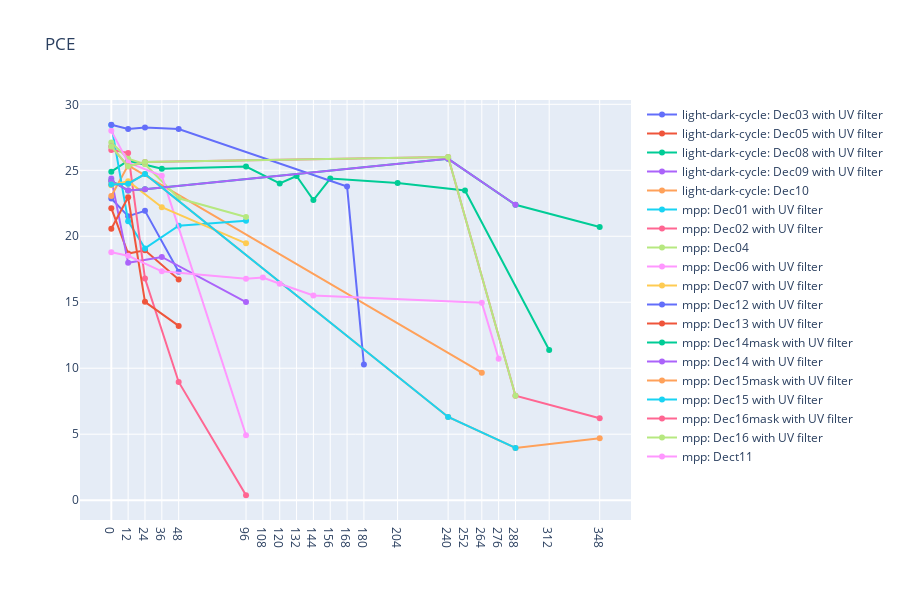

Notebook code for this chart:
### Markdown cell above
## Draw overall PCE chart

### Code cell
mf.draw_cell_PCE_overview(data)

### Figure 1 — Plotly figure (JSON) as saved in the notebook; plotly's stock layout.template omitted (floating-point values rounded to 4 significant figures)
{"data": [{"connectgaps": true, "line": {"shape": "linear"}, "mode": "lines+markers", "name": "light-dark-cycle: Dec03 with UV filter", "type": "scatter", "x": [0, 12, 24, 36, 48, 96, 108, 120, 132, 144, 156, 168, 180, 204, 240, 252, 264, 276, 288, 312, 348], "y": [22.86, 21.53, 21.93, null, 17.31, null, null, null, null, null, null, null, null, null, null, null, null, null, null, null, null]}, {"connectgaps": true, "line": {"shape": "linear"}, "mode": "lines+markers", "name": "light-dark-cycle: Dec05 with UV filter", "type": "scatter", "x": [0, 12, 24, 36, 48, 96, 108, 120, 132, 144, 156, 168, 180, 204, 240, 252, 264, 276, 288, 312, 348], "y": [22.13, 18.69, 18.93, null, 16.72, null, null, null, null, null, null, null, null, null, null, null, null, null, null, null, null]}, {"connectgaps": true, "line": {"shape": "linear"}, "mode": "lines+markers", "name": "light-dark-cycle: Dec08 with UV filter", "type": "scatter", "x": [0, 12, 24, 36, 48, 96, 108, 120, 132, 144, 156, 168, 180, 204, 240, 252, 264, 276, 288, 312, 348], "y": [24.89, 25.73, null, 25.12, null, 25.29, null, 24.0, 24.57, 22.75, 24.37, null, null, 24.04, null, 23.47, null, null, null, 11.38, null]}, {"connectgaps": true, "line": {"shape": "linear"}, "mode": "lines+markers", "name": "light-dark-cycle: Dec09 with UV filter", "type": "scatter", "x": [0, 12, 24, 36, 48, 96, 108, 120, 132, 144, 156, 168, 180, 204, 240, 252, 264, 276, 288, 312, 348], "y": [24.37, 17.99, null, 18.43, null, 15.01, null, null, null, null, null, null, null, null, null, null, null, null, null, null, null]}, {"connectgaps": true, "line": {"shape": "linear"}, "mode": "lines+markers", "name": "light-dark-cycle: Dec10", "type": "scatter", "x": [0, 12, 24, 36, 48, 96, 108, 120, 132, 144, 156, 168, 180, 204, 240, 252, 264, 276, 288, 312, 348], "y": [23.05, 25.38, null, null, null, null, null, null, null, null, null, null, null, null, null, null, 9.659, null, null, null, null]}, {"connectgaps": true, "line": {"shape": "linear"}, "mode": "lines+markers", "name": "mpp: Dec01 with UV filter", "type": "scatter", "x": [0, 12, 24, 36, 48, 96, 108, 120, 132, 144, 156, 168, 180, 204, 240, 252, 264, 276, 288, 312, 348], "y": [28.44, 21.14, 19.08, null, 20.81, 21.17, null, null, null, null, null, null, null, null, null, null, null, null, null, null, null]}, {"connectgaps": true, "line": {"shape": "linear"}, "mode": "lines+markers", "name": "mpp: Dec02 with UV filter", "type": "scatter", "x": [0, 12, 24, 36, 48, 96, 108, 120, 132, 144, 156, 168, 180, 204, 240, 252, 264, 276, 288, 312, 348], "y": [26.53, 26.32, 16.8, null, 8.961, 0.3735, null, null, null, null, null, null, null, null, null, null, null, null, null, null, null]}, {"connectgaps": true, "line": {"shape": "linear"}, "mode": "lines+markers", "name": "mpp: Dec04", "type": "scatter", "x": [0, 12, 24, 36, 48, 96, 108, 120, 132, 144, 156, 168, 180, 204, 240, 252, 264, 276, 288, 312, 348], "y": [27.1, 25.88, 25.46, null, 22.88, 21.46, null, null, null, null, null, null, null, null, null, null, null, null, null, null, null]}, {"connectgaps": true, "line": {"shape": "linear"}, "mode": "lines+markers", "name": "mpp: Dec06 with UV filter", "type": "scatter", "x": [0, 12, 24, 36, 48, 96, 108, 120, 132, 144, 156, 168, 180, 204, 240, 252, 264, 276, 288, 312, 348], "y": [27.99, 25.59, null, 24.58, null, 4.922, null, null, null, null, null, null, null, null, null, null, null, null, null, null, null]}, {"connectgaps": true, "line": {"shape": "linear"}, "mode": "lines+markers", "name": "mpp: Dec07 with UV filter", "type": "scatter", "x": [0, 12, 24, 36, 48, 96, 108, 120, 132, 144, 156, 168, 180, 204, 240, 252, 264, 276, 288, 312, 348], "y": [23.86, 24.18, null, 22.2, null, 19.46, null, null, null, null, null, null, null, null, null, null, null, null, null, null, null]}, {"connectgaps": true, "line": {"shape": "linear"}, "mode": "lines+markers", "name": "mpp: Dec12 with UV filter", "type": "scatter", "x": [0, 12, 24, 36, 48, 96, 108, 120, 132, 144, 156, 168, 180, 204, 240, 252, 264, 276, 288, 312, 348], "y": [28.45, 28.14, 28.24, null, 28.13, null, null, null, null, null, null, 23.77, 10.28, null, null, null, null, null, null, null, null]}, {"connectgaps": true, "line": {"shape": "linear"}, "mode": "lines+markers", "name": "mpp: Dec13 with UV filter", "type": "scatter", "x": [0, 12, 24, 36, 48, 96, 108, 120, 132, 144, 156, 168, 180, 204, 240, 252, 264, 276, 288, 312, 348], "y": [20.58, 22.96, 15.03, null, 13.21, null, null, null, null, null, null, null, null, null, null, null, null, null, null, null, null]}, {"connectgaps": true, "line": {"shape": "linear"}, "mode": "lines+markers", "name": "mpp: Dec14mask with UV filter", "type": "scatter", "x": [0, 12, 24, 36, 48, 96, 108, 120, 132, 144, 156, 168, 180, 204, 240, 252, 264, 276, 288, 312, 348], "y": [24.19, 23.47, 23.56, null, null, null, null, null, null, null, null, null, null, null, 25.87, null, null, null, 22.39, null, 20.7]}, {"connectgaps": true, "line": {"shape": "linear"}, "mode": "lines+markers", "name": "mpp: Dec14 with UV filter", "type": "scatter", "x": [0, 12, 24, 36, 48, 96, 108, 120, 132, 144, 156, 168, 180, 204, 240, 252, 264, 276, 288, 312, 348], "y": [24.19, 23.47, 23.56, null, null, null, null, null, null, null, null, null, null, null, 25.87, null, null, null, 22.39, null, null]}, {"connectgaps": true, "line": {"shape": "linear"}, "mode": "lines+markers", "name": "mpp: Dec15mask with UV filter", "type": "scatter", "x": [0, 12, 24, 36, 48, 96, 108, 120, 132, 144, 156, 168, 180, 204, 240, 252, 264, 276, 288, 312, 348], "y": [23.93, 23.99, 24.71, null, null, null, null, null, null, null, null, null, null, null, 6.307, null, null, null, 3.959, null, 4.686]}, {"connectgaps": true, "line": {"shape": "linear"}, "mode": "lines+markers", "name": "mpp: Dec15 with UV filter", "type": "scatter", "x": [0, 12, 24, 36, 48, 96, 108, 120, 132, 144, 156, 168, 180, 204, 240, 252, 264, 276, 288, 312, 348], "y": [23.93, 23.99, 24.71, null, null, null, null, null, null, null, null, null, null, null, 6.307, null, null, null, 3.959, null, null]}, {"connectgaps": true, "line": {"shape": "linear"}, "mode": "lines+markers", "name": "mpp: Dec16mask with UV filter", "type": "scatter", "x": [0, 12, 24, 36, 48, 96, 108, 120, 132, 144, 156, 168, 180, 204, 240, 252, 264, 276, 288, 312, 348], "y": [26.8, 25.3, 25.63, null, null, null, null, null, null, null, null, null, null, null, 26.01, null, null, null, 7.915, null, 6.216]}, {"connectgaps": true, "line": {"shape": "linear"}, "mode": "lines+markers", "name": "mpp: Dec16 with UV filter", "type": "scatter", "x": [0, 12, 24, 36, 48, 96, 108, 120, 132, 144, 156, 168, 180, 204, 240, 252, 264, 276, 288, 312, 348], "y": [26.8, 25.3, 25.63, null, null, null, null, null, null, null, null, null, null, null, 26.01, null, null, null, 7.915, null, null]}, {"connectgaps": true, "line": {"shape": "linear"}, "mode": "lines+markers", "name": "mpp: Dect11", "type": "scatter", "x": [0, 12, 24, 36, 48, 96, 108, 120, 132, 144, 156, 168, 180, 204, 240, 252, 264, 276, 288, 312, 348], "y": [18.79, 18.53, null, 17.34, null, 16.77, 16.88, 16.4, null, 15.52, null, null, null, null, null, null, 14.96, 10.71, null, null, null]}], "layout": {"height": 600, "title": {"text": "PCE"}, "xaxis": {"tickmode": "array", "tickvals": [0, 12, 24, 36, 48, 96, 108, 120, 132, 144, 156, 168, 180, 204, 240, 252, 264, 276, 288, 312, 348]}}}
